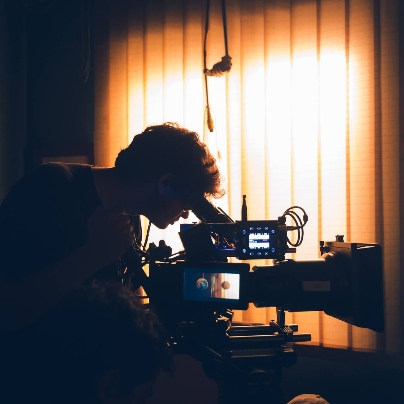
#> input picture media/about_profile_res.jpeg, 404 x 404 px
$ python cropAndResize.py media
#> lines starting #> are read from the running program, lines starting #| are printed output that depends on the picture

# Librerías

import cv2
import numpy as np
import os
import sys

# variables de entorno
eldir = sys.argv[1]

if eldir.endswith("/") != True:
    eldir = eldir + "/"

losfiles = os.listdir(eldir)
print(losfiles)

for i in losfiles:

    thefile = eldir + i
    print("Trabajando en "+ thefile)
    thefile2 = list(os.path.splitext(thefile))

    img = cv2.imread(thefile)
#> img is the input picture: shape (404, 404, 3); mean B, G, R 85.3, 87.2, 95.3

    # Borde negro por seguridad
    image = cv2.copyMakeBorder(img, 100, 100, 100, 100,
                            cv2.BORDER_CONSTANT, None, value=0)
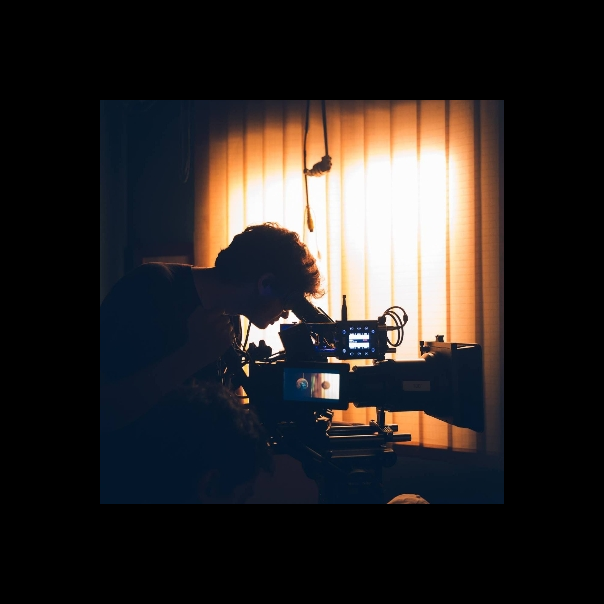
#> image: shape (604, 604, 3); mean B, G, R 38.2, 39, 42.6

    # a gris y lo del threshold binario
    crlimit = 1
    totarea = image.shape[0] * image.shape[1]
#> totarea = 364816
    exit = False

    while exit == False:

        # errores con el tema del RGB Y BGR

        gray = cv2.cvtColor(image, cv2.COLOR_BGR2GRAY)
        _, thresh = cv2.threshold(gray, crlimit, 255, cv2.THRESH_BINARY)

        # extraer bordes simples
        contours, hierarchy = cv2.findContours(
            thresh, cv2.RETR_EXTERNAL, cv2.CHAIN_APPROX_SIMPLE)

        thisone = -1

        for i in range(0,len(contours)):
            newarea = cv2.contourArea(contours[i])
            if newarea/totarea > 0.5: thisone = i

#> (the run stopped early here; a loop or call above may not have finished)

$ run again, on media/contact_res.jpg
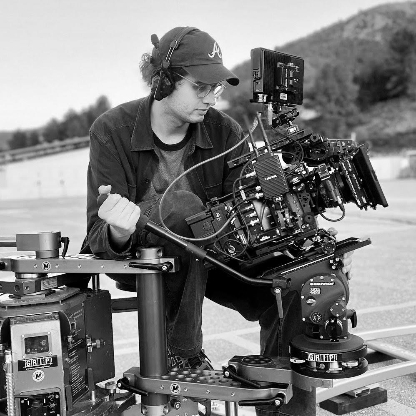
#> input picture media/contact_res.jpg, 416 x 416 px
#> img is the input picture: shape (416, 416, 3); min 0, max 255, mean 123.8
